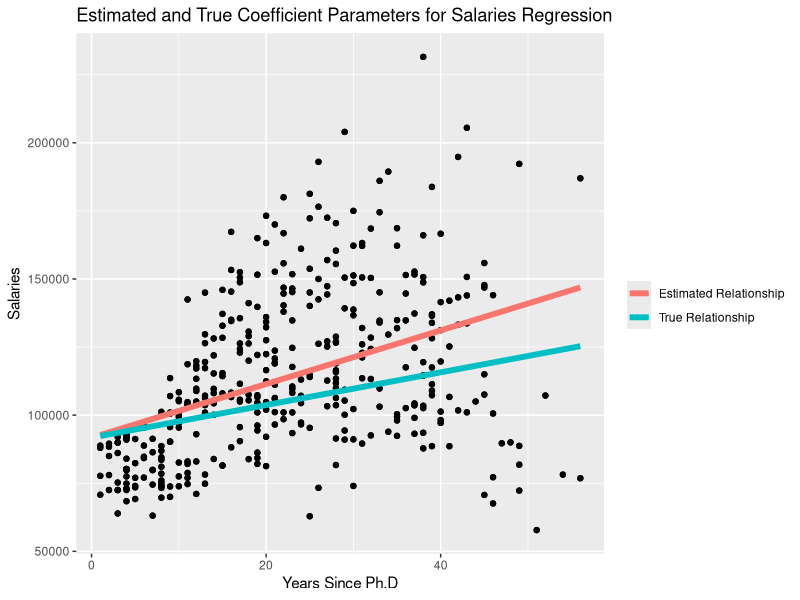

The R source for this figure: (Note: this script raises an error after producing the figure.)
## ---- chunk 1
knitr::opts_chunk$set(include = FALSE)
library(data.table)
library(ggplot2)
library(car)

main_dir <- "/Users/bertozzivill/repos/data-science-book/final/module_8/part_2/"
## ---- chunk 2
data(Salaries)
Salaries <- data.table(Salaries)

regress <- lm(salary~yrs.since.phd, data=Salaries)
intercept <- regress$coefficients[["(Intercept)"]]

Salaries[, estimated_relationship:=predict(regress)]
Salaries[, true_relationship:= intercept + yrs.since.phd*600]
Salaries <- melt(Salaries, id.vars=c("yrs.since.phd", "salary"), measure.vars = c("estimated_relationship", "true_relationship"))
Salaries[, variable:= ifelse(variable=="estimated_relationship", "Estimated Relationship", "True Relationship")]

ggplot(Salaries, aes(x=yrs.since.phd)) +
  geom_point(aes(y=salary)) +
  geom_line(aes(y=value, color=variable), size=2)+
  labs(title="Estimated and True Coefficient Parameters for Salaries Regression",
       x="Years Since Ph.D",
       y="Salaries",
       color="")
## ---- chunk 3
data(Salaries)
Salaries <- data.table(Salaries)

Salaries[, list(mean.salary=mean(salary), mean.yrs.since.phd=mean(yrs.since.phd)), by=list(sex)]
## ---- chunk 4
## Pause for lots of plotting

n=50
reps=3
example <- data.table(id=rep(1:n, reps))
example[, random:= rnorm(n=n*reps, sd=50)]
example[, value:=id^2+random + abs(min(random)-1)]


reg <- lm(value~id, data=example)
example[, predicted:=predict(reg)]

example[, new_value:=sqrt(value)]
new_reg <- lm(new_value~id, data=example)

example[, predicted_new:= predict(new_reg)]

## ---- chunk 5
ggplot(example, aes(x=id)) +
  geom_point(aes(y=value))+
  labs(title="Example Data",
       x="Variable",
       y="Value")
## ---- chunk 6
ggplot(example, aes(x=id)) +
  geom_point(aes(y=value))+
  geom_line(aes(y=predicted), color="red", size=1) +
  labs(title="Example Data with Linear Regression",
       x="Variable",
       y="Value")
## ---- chunk 7
example_vector <- 1:10
transformed_vector <- example_vector + 3
print(transformed_vector)
## ---- chunk 8
example_vector <- 1:10
transformed_vector <- example_vector^2
print(transformed_vector)
## ---- chunk 9
ggplot(example, aes(x=id)) +
  geom_point(aes(y=new_value))+
  labs(title="Example Data, Transformed",
       x="Variable",
       y="sqrt(Value)")
